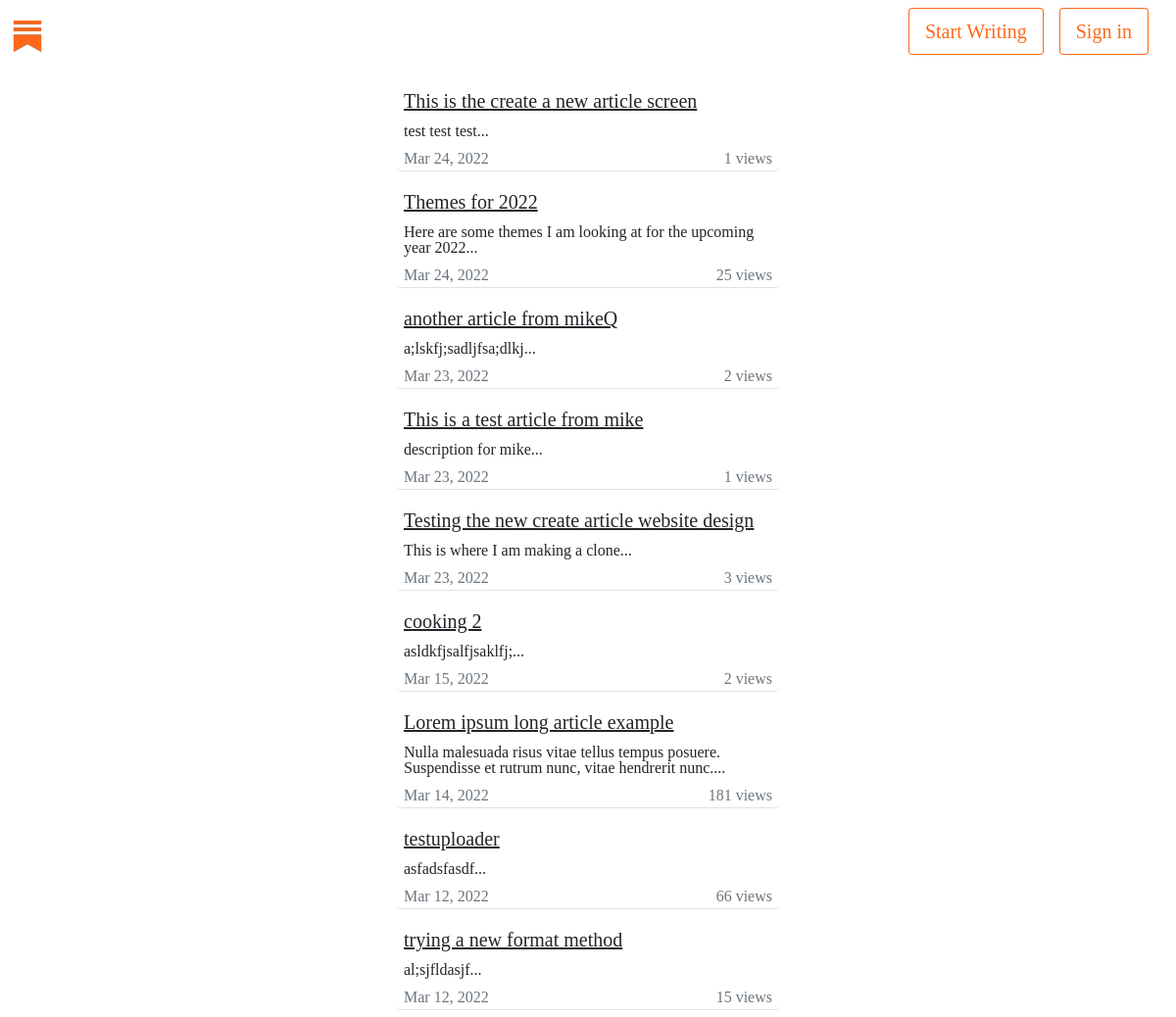
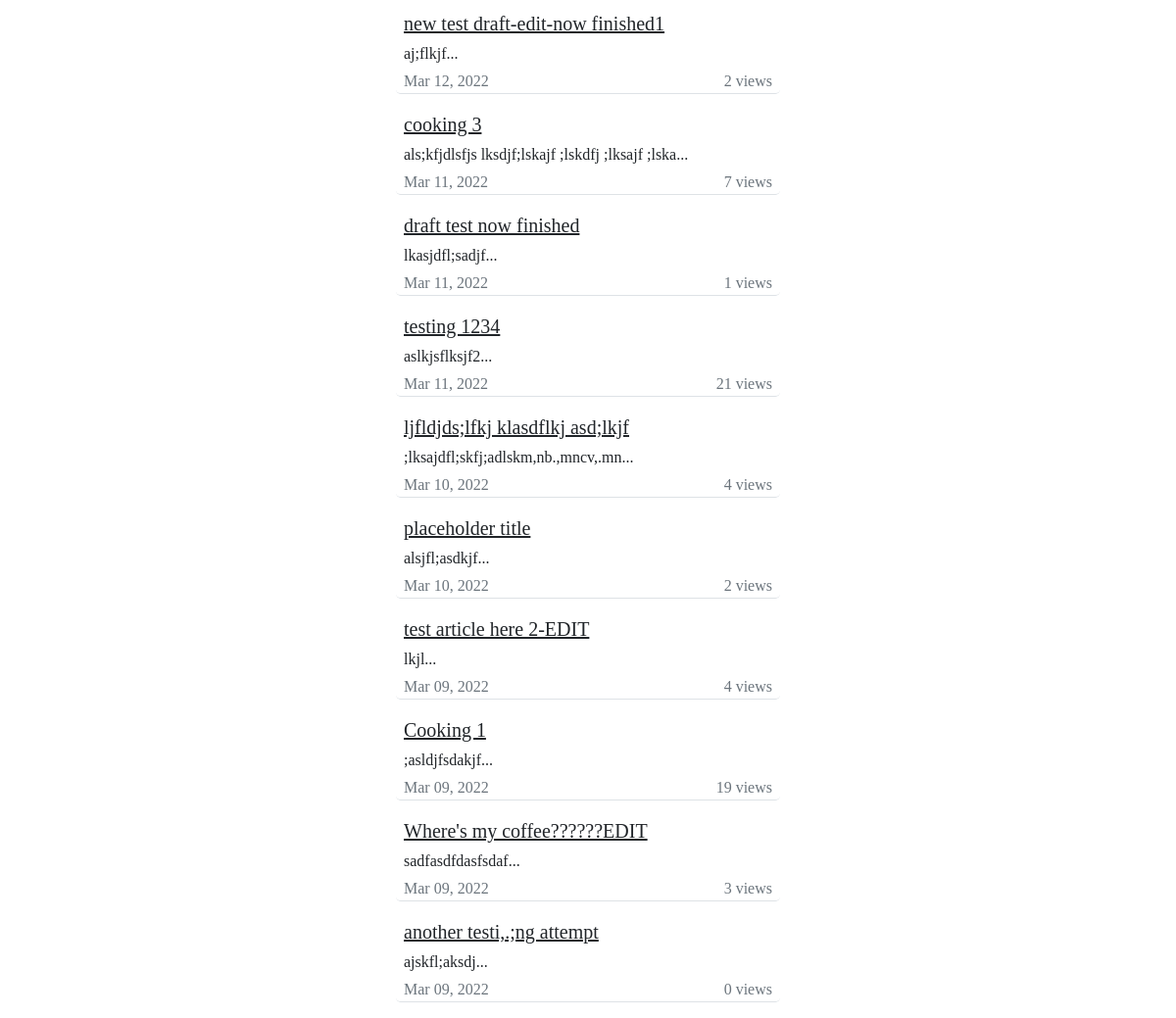
The app's page /articles/ with its own data (2 pictures, top to bottom).
### articles/models.py (models this page shows, shortened)
class Article(models.Model):
    title =         models.CharField(max_length=200)
    description =   models.CharField(max_length = 150)
    body =          RichTextUploadingField(blank = True, null=True)
    slug =          models.SlugField()
    date =          models.DateTimeField(auto_now_add = True)
    last_edited =   models.DateTimeField(auto_now = True)
    thumbnail =     models.ImageField(default='logo.png', blank = True)
    topicslist = [
        ("Business","Business"),
        ("Culinary", "Culinary"),
        ("Culture", "Culture"),
        ("Health", "Health"),
        ("Literature", "Literature"),
        ("Other", "Other"),
        ("Politics", "Politics"),
        ("Sports", "Sports"),
    ]
    topic =         models.CharField(max_length=30, null=True, blank=True, choices=topicslist)
    author =        models.ForeignKey(SubstackUser,  null=True, blank=True, on_delete=models.CASCADE)
    views =         models.IntegerField(default=0)
    is_draft =      models.BooleanField(default=False)
    REQUIRED_FIELDS = ['title',]
    def MDYdate(self):
        months= {'01':'Jan', '02':'Feb', '03':'Mar',
                '04':'Apr', '05':'May', '06':'Jun',
                '07':'Jul', '08':'Aug', '09':'Sep',
                '10':'Oct', '11':'Nov', '12':'Dec'}
        mdy = self.date.strftime("%m_%d_%Y_%-I_%M_%p").split('_')
        return f"{months[mdy[0]]} {mdy[1]}, {mdy[2]}"
    def shorten_desc(self):
        desc = self.description[0:100]
        return desc+'...'

### articles/views.py (the view)
def articles_authors(request):
    articles = Article.objects.all().filter(is_draft=False).order_by("-date")
    return render(request, 'articles/article_authors.html', context = { 'articles' : articles } )

### articles/templates/articles/article_authors.html (shortened to what this page needs)
{% extends 'default.html' %}
{% load static %}
{% block customcss %} <link rel="stylesheet" href="{% static 'styles.css' %}"> {% endblock customcss %}
{% block content %}
{% include 'snippets/generalheader.html' %}
<div class="container-fluid d-flex justify-content-center">
<div class="col-4">
    {% for article in articles %}
    <div class="border-bottom rounded-3 my-3">
        <div class="lead fs-5 mb-2 mx-2"><a class="link-dark" href="{% url 'articles:full' article.slug %}">{{article.title}}</a></div>
        <div class="fs-6 fw-light lh-1 mx-2 mb-2">{{article.shorten_desc}}</div>
    <div class="d-flex justify-content-between">
        <div class="text-muted mx-2">{{article.MDYdate}}</div>
        <div class="text-muted mx-2">{{article.views}} views</div>
    </div>
    </div>
    {% endfor %}
</div>
</div>
{% endblock content %}

### assets/styles.css (style rules this page uses)
* { font-family: Cahuenga; }

### records on screen
Article: title "This is the create a new article screen", shorten_desc "test test test...", MDYdate "Mar 24, 2022", views "1"
Article: title "Themes for 2022", shorten_desc "Here are some themes I am looking at for the upcoming year 2022...", MDYdate "Mar 24, 2022", views "25"
Article: title "another article from mikeQ", shorten_desc "a;lskfj;sadljfsa;dlkj...", MDYdate "Mar 23, 2022", views "2"
Article: title "This is a test article from mike", shorten_desc "description for mike...", MDYdate "Mar 23, 2022", views "1"
Article: title "Testing the new create article website design", shorten_desc "This is where I am making a clone...", MDYdate "Mar 23, 2022", views "3"
Article: title "cooking 2", shorten_desc "asldkfjsalfjsaklfj;...", MDYdate "Mar 15, 2022", views "2"
Article: title "Lorem ipsum long article example", shorten_desc "Nulla malesuada risus vitae tellus tempus posuere. Suspendisse et rutrum nunc, vitae hendrerit nunc....", MDYdate "Mar 14, 2022", views "181"
Article: title "testuploader", shorten_desc "asfadsfasdf...", MDYdate "Mar 12, 2022", views "66"
Article: title "trying a new format method", shorten_desc "al;sjfldasjf...", MDYdate "Mar 12, 2022", views "15"
Article: title "new test draft-edit-now finished1", shorten_desc "aj;flkjf...", MDYdate "Mar 12, 2022", views "2"
Article: title "cooking 3", shorten_desc "als;kfjdlsfjs lksdjf;lskajf ;lskdfj ;lksajf ;lska...", MDYdate "Mar 11, 2022", views "7"
Article: title "draft test now finished", shorten_desc "lkasjdfl;sadjf...", MDYdate "Mar 11, 2022", views "1"
Article: title "testing 1234", shorten_desc "aslkjsflksjf2...", MDYdate "Mar 11, 2022", views "21"
Article: title "ljfldjds;lfkj klasdflkj asd;lkjf", shorten_desc ";lksajdfl;skfj;adlskm,nb.,mncv,.mn...", MDYdate "Mar 10, 2022", views "4"
Article: title "placeholder title", shorten_desc "alsjfl;asdkjf...", MDYdate "Mar 10, 2022", views "2"
Article: title "test article here 2-EDIT", shorten_desc "lkjl...", MDYdate "Mar 09, 2022", views "4"
Article: title "Cooking 1", shorten_desc ";asldjfsdakjf...", MDYdate "Mar 09, 2022", views "19"
Article: title "Where's my coffee??????EDIT", shorten_desc "sadfasdfdasfsdaf...", MDYdate "Mar 09, 2022", views "3"
Article: title "another testi,.;ng attempt", shorten_desc "ajskfl;aksdj...", MDYdate "Mar 09, 2022", views "0"
